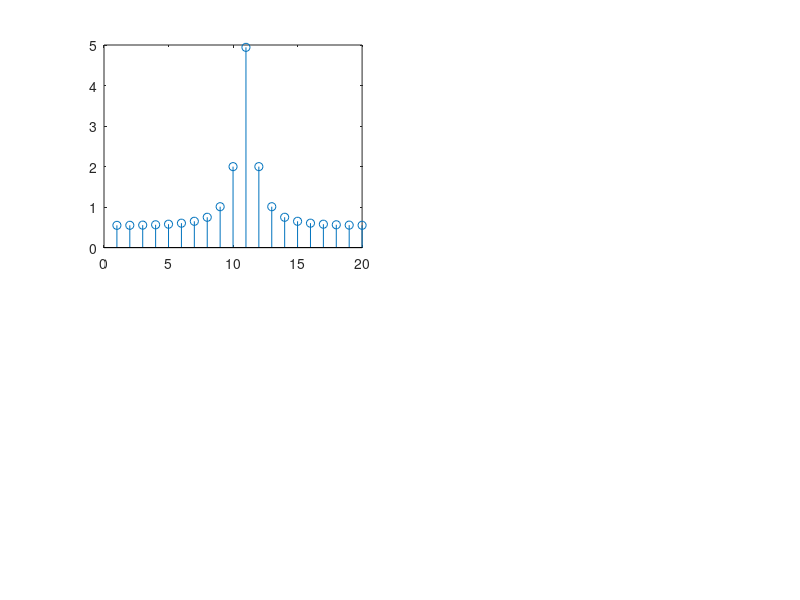

MATLAB code to generate this figure: (Note: this script raises an error after producing the figure.)

N = 20;
w0 = 3*pi/10;
x = 0:1:19;
X = (-0.8).^x;

Y = fft(X,N);

figure()
subplot(2,2,1);
stem(Y);
sgtitle("X[n] = (-0.8)^n");
title("sequence");
xlabel("w");
ylabel("Magnitude");

subplot(2,2,2);
stem(abs(Y));
title("Magnitude");
xlabel("w");
ylabel("Magnitude");

subplot(2,2,[3,4]);
stem(angle(Y));
title("Phase");
xlabel("w");
ylabel("phase");